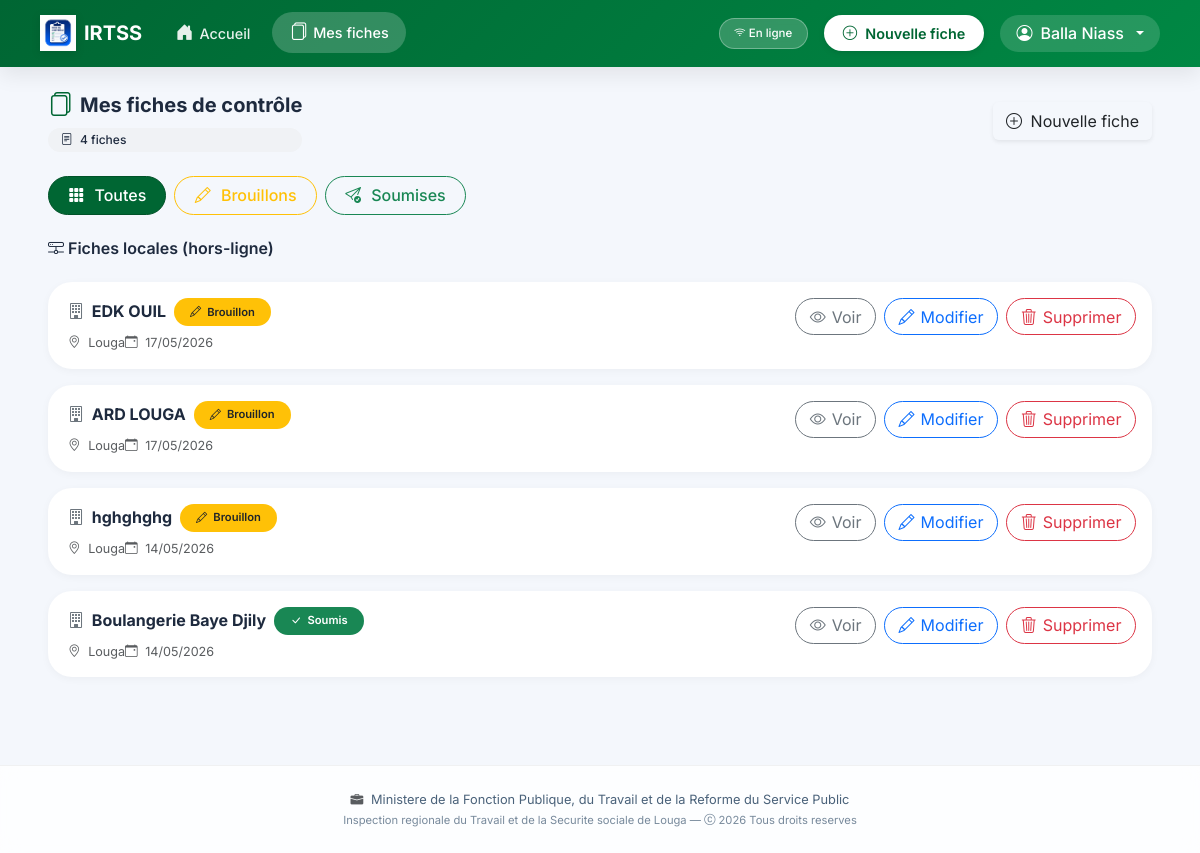
Before: /fiches/ (signed in) with the older database file.
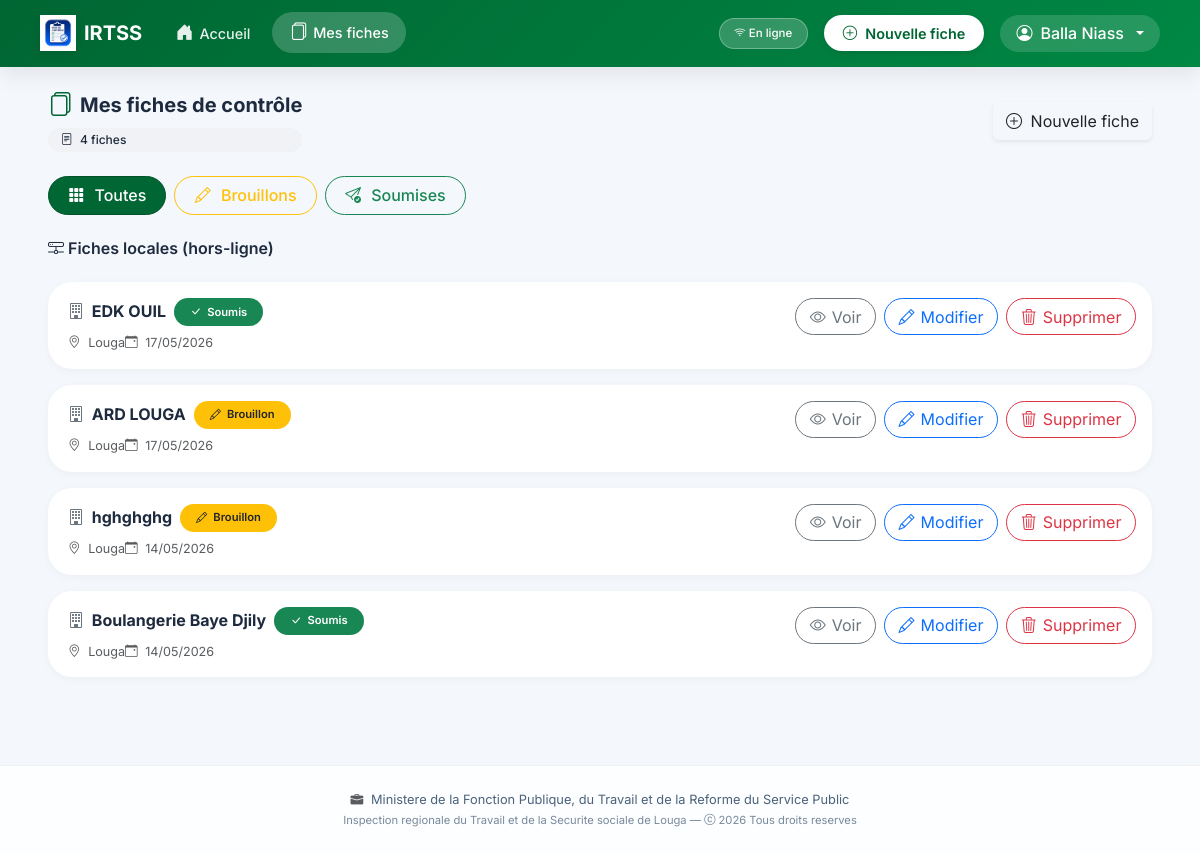
After: the same page with the newer database file.
### inspection/models.py (models this page shows, shortened)
class FicheControle(models.Model):
    STATUT_CHOICES = [
        ('brouillon', 'Brouillon'),
        ('soumis', 'Soumis'),
    ]
    inspecteur = models.ForeignKey(User, on_delete=models.CASCADE, related_name='fiches')
    entreprise = models.CharField(max_length=255, verbose_name="Entreprise ou Établissement")
    date_controle = models.DateField(verbose_name="Date du contrôle")
    lieu = models.CharField(max_length=100, default="Louga", verbose_name="Lieu")
    statut = models.CharField(max_length=20, choices=STATUT_CHOICES, default='brouillon')
    local_id = models.CharField(max_length=100, blank=True, null=True)
    adresse = models.TextField(blank=True)
    telephone = models.CharField(max_length=50, blank=True)
    email_entreprise = models.EmailField(blank=True)
    date_ouverture = models.DateField(null=True, blank=True)
    forme_juridique = models.CharField(max_length=100, blank=True)
    activite_principale = models.CharField(max_length=200, blank=True)
    chef_nom = models.CharField(max_length=200, blank=True, verbose_name="Chef d'établissement - Prénom et Nom")
    chef_cellulaire = models.CharField(max_length=50, blank=True)
    chef_email = models.EmailField(blank=True)
    representant_nom = models.CharField(max_length=200, blank=True, verbose_name="Représentant travailleurs - Prénom et Nom")
    representant_qualite = models.CharField(max_length=100, blank=True)
    representant_cellulaire = models.CharField(max_length=50, blank=True)
    representant_email = models.EmailField(blank=True)
    doe = models.CharField(max_length=3, blank=True, verbose_name="Déclaration d'Ouverture d'Établissement (DOE)")
    registre_paie = models.CharField(max_length=3, blank=True)
    cadres_hommes = models.PositiveIntegerField(null=True, blank=True, default=0)
    cadres_femmes = models.PositiveIntegerField(null=True, blank=True, default=0)
    ouvriers_hommes = models.PositiveIntegerField(null=True, blank=True, default=0)
    ouvriers_femmes = models.PositiveIntegerField(null=True, blank=True, default=0)
    cdi = models.PositiveIntegerField(null=True, blank=True, default=0, verbose_name="CDI")
    cdd = models.PositiveIntegerField(null=True, blank=True, default=0, verbose_name="CDD")
    cs = models.PositiveIntegerField(null=True, blank=True, default=0, verbose_name="CS")
    c_app = models.PositiveIntegerField(null=True, blank=True, default=0, verbose_name="C APP")
    autres_contrats = models.PositiveIntegerField(null=True, blank=True, default=0, verbose_name="Autres")
    remuneration_au_temps_1 = models.BooleanField(default=False)
    remuneration_au_temps_2 = models.BooleanField(default=False)
    remuneration_a_la_piece_1 = models.BooleanField(default=False)
    remuneration_a_la_piece_2 = models.BooleanField(default=False)
    remuneration_les_deux_1 = models.BooleanField(default=False)
    remuneration_les_deux_2 = models.BooleanField(default=False)
    salaires_conformes_1 = models.CharField(max_length=3, blank=True)
    salaires_conformes_2 = models.CharField(max_length=3, blank=True)
    bulletins_paie_1 = models.CharField(max_length=3, blank=True)
    bulletins_paie_2 = models.CharField(max_length=3, blank=True)
    heures_sup_1 = models.CharField(max_length=3, blank=True)
    heures_sup_2 = models.CharField(max_length=3, blank=True)
    prime_anciennete_1 = models.CharField(max_length=3, blank=True)
    prime_anciennete_2 = models.CharField(max_length=3, blank=True)
    jours_feries_1 = models.CharField(max_length=3, blank=True)
    jours_feries_2 = models.CharField(max_length=3, blank=True)
    indemnites_transport_1 = models.CharField(max_length=3, blank=True)
    indemnites_transport_2 = models.CharField(max_length=3, blank=True)
    horaires_affiches_1 = models.CharField(max_length=3, blank=True)
    horaires_affiches_2 = models.CharField(max_length=3, blank=True)
    amenagement_8h_5j_1 = models.CharField(max_length=3, blank=True)
    amenagement_8h_5j_2 = models.CharField(max_length=3, blank=True)
    amenagement_6h40_6j_1 = models.CharField(max_length=3, blank=True)
    amenagement_6h40_6j_2 = models.CharField(max_length=3, blank=True)
    pause_quotidienne_1 = models.CharField(max_length=3, blank=True)
    pause_quotidienne_2 = models.CharField(max_length=3, blank=True)
    repos_hebdomadaire_1 = models.CharField(max_length=3, blank=True)
    repos_hebdomadaire_2 = models.CharField(max_length=3, blank=True)
    declaration_css_1 = models.CharField(max_length=3, blank=True)
    declaration_css_2 = models.CharField(max_length=3, blank=True)
    adhesion_css_1 = models.CharField(max_length=3, blank=True)
    adhesion_css_2 = models.CharField(max_length=3, blank=True)
    adhesion_ipres_1 = models.CharField(max_length=3, blank=True)
    adhesion_ipres_2 = models.CharField(max_length=3, blank=True)
    adhesion_ipm_1 = models.CharField(max_length=3, blank=True)
    adhesion_ipm_2 = models.CharField(max_length=3, blank=True)
    cotisations_css_1 = models.CharField(max_length=3, blank=True)
    cotisations_css_2 = models.CharField(max_length=3, blank=True)
    cotisations_ipres_1 = models.CharField(max_length=3, blank=True)
    cotisations_ipres_2 = models.CharField(max_length=3, blank=True)
    cotisations_ipm_1 = models.CharField(max_length=3, blank=True)
    cotisations_ipm_2 = models.CharField(max_length=3, blank=True)
    delegues_personnel_1 = models.CharField(max_length=3, blank=True)
    delegues_personnel_2 = models.CharField(max_length=3, blank=True)
    reglement_interieur_1 = models.CharField(max_length=3, blank=True)
    reglement_interieur_2 = models.CharField(max_length=3, blank=True)
    comite_hst_1 = models.CharField(max_length=3, blank=True)
    comite_hst_2 = models.CharField(max_length=3, blank=True)
    visite_medicale_1 = models.CharField(max_length=3, blank=True)
    visite_medicale_2 = models.CharField(max_length=3, blank=True)
    extincteurs_1 = models.CharField(max_length=3, blank=True)
    extincteurs_2 = models.CharField(max_length=3, blank=True)
    epi_disponible_1 = models.CharField(max_length=3, blank=True)
    epi_disponible_2 = models.CharField(max_length=3, blank=True)
    epi_effectif_1 = models.CharField(max_length=3, blank=True)
    epi_effectif_2 = models.CharField(max_length=3, blank=True)
    toilettes_1 = models.CharField(max_length=3, blank=True)
    toilettes_2 = models.CharField(max_length=3, blank=True)
    conges_1 = models.CharField(max_length=3, blank=True)
    conges_2 = models.CharField(max_length=3, blank=True)
    dasmo_bs_1 = models.CharField(max_length=3, blank=True)
    dasmo_bs_2 = models.CharField(max_length=3, blank=True)
    observations_divers = models.TextField(blank=True)
    observations_generales = models.TextField(blank=True)
    suite_observations_orales = models.BooleanField(default=False)
    suite_observations_ecrites = models.BooleanField(default=False)
    suite_mise_en_demeure = models.BooleanField(default=False)
    suite_pv_infraction = models.BooleanField(default=False)
    suite_refere = models.BooleanField(default=False)
    delai_reception = models.BooleanField(default=False)
    delai_un_mois = models.BooleanField(default=False)
    delai_autres = models.BooleanField(default=False)
    delai_autres_precision = models.CharField(max_length=200, blank=True)
    signature_equipe = models.CharField(max_length=200, blank=True)
    signature_gerant = models.CharField(max_length=200, blank=True)
    created_at = models.DateTimeField(auto_now_add=True)
    updated_at = models.DateTimeField(auto_now=True)
    class Meta:
        ordering = ['-created_at']
        verbose_name = "Fiche de contrôle"
        verbose_name_plural = "Fiches de contrôle"

### inspection/views.py (the view)
# urls.py: path('fiches/', views.liste_fiches, name='liste_fiches'),
@login_required
def liste_fiches(request):
    user = request.user
    fiches = FicheControle.objects.all().select_related('inspecteur') if user.is_staff \
             else FicheControle.objects.filter(inspecteur=user)
    statut = request.GET.get('statut', '')
    if statut:
        fiches = fiches.filter(statut=statut)
    return render(request, 'inspection/liste_fiches.html', {'fiches': fiches, 'statut_filtre': statut})

### templates/inspection/liste_fiches.html (shortened to what this page needs)
{% extends 'inspection/base.html' %}
{% load static %}
{% block content %}
<div class="container-fluid px-3 px-lg-4">
  <div class="d-flex flex-wrap align-items-center justify-content-between mb-4 gap-2">
    <div>
      <h5 class="fw-bold mb-0 d-flex align-items-center gap-2">
        <i class="bi bi-files text-senegal fs-4"></i>
        Mes fiches de contrôle
      </h5>
      <div class="compteur-filtre mt-2">
        <i class="bi bi-file-text me-1"></i> {{ fiches|length }} fiche{{ fiches|pluralize }}
      </div>
    </div>
    <a href="{% url 'nouvelle_fiche' %}" class="btn btn-senegal-soft shadow-sm">
      <i class="bi bi-plus-circle me-1"></i> Nouvelle fiche
    </a>
  </div>
  <div class="mb-4 d-flex flex-wrap gap-2">
    <a href="{% url 'liste_fiches' %}"
       class="btn filter-btn {% if not statut_filtre %}btn-senegal text-white{% else %}btn-outline-secondary{% endif %}">
      <i class="bi bi-grid-3x3-gap-fill"></i> Toutes
    </a>
    <a href="?statut=brouillon"
       class="btn filter-btn {% if statut_filtre == 'brouillon' %}btn-warning text-dark{% else %}btn-outline-warning{% endif %}">
      <i class="bi bi-pencil"></i> Brouillons
    </a>
    <a href="?statut=soumis"
       class="btn filter-btn {% if statut_filtre == 'soumis' %}btn-success text-white{% else %}btn-outline-success{% endif %}">
      <i class="bi bi-send-check"></i> Soumises
    </a>
  </div>
  <div id="local-fiches-section" class="mb-4">
    <h6 class="fw-semibold mb-2"><i class="bi bi-hdd-network me-1"></i>Fiches locales (hors-ligne)</h6>
  </div>
  {% if fiches %}
    {% for fiche in fiches %}
    <div class="fiche-card p-3">
      <div class="d-flex flex-wrap justify-content-between align-items-start gap-3">
        <div class="flex-grow-1">
          <div class="d-flex flex-wrap align-items-center gap-2 mb-2">
            <h6 class="fw-bold mb-0">
              <i class="bi bi-building me-1 text-secondary"></i>
              {{ fiche.entreprise }}
            </h6>
            <span class="fiche-badge {% if fiche.statut == 'soumis' %}bg-success text-white{% else %}bg-warning text-dark{% endif %}">
              {% if fiche.statut == 'soumis' %}
                <i class="bi bi-check-lg"></i> Soumis
              {% else %}
                <i class="bi bi-pencil"></i> Brouillon
              {% endif %}
            </span>
          </div>
          <div class="small text-muted d-flex flex-wrap gap-x-3 gap-y-1">
            <span><i class="bi bi-geo-alt me-1"></i> {{ fiche.lieu|default:"Lieu non renseigné" }}</span>
            <span><i class="bi bi-calendar-event me-1"></i> {{ fiche.date_controle|date:"d/m/Y" }}</span>
          </div>
        </div>
        <div class="d-flex gap-2">
          <a href="{% url 'detail_fiche' fiche.pk %}" class="btn btn-outline-secondary btn-icon" title="Voir">
            <i class="bi bi-eye"></i> <span class="d-none d-sm-inline">Voir</span>
          </a>
          <a href="{% url 'modifier_fiche' fiche.pk %}" class="btn btn-outline-primary btn-icon" title="Modifier">
            <i class="bi bi-pencil"></i> <span class="d-none d-sm-inline">Modifier</span>
          </a>
          <a href="{% url 'supprimer_fiche' fiche.pk %}" class="btn btn-outline-danger btn-icon" title="Supprimer">
            <i class="bi bi-trash3"></i> <span class="d-none d-sm-inline">Supprimer</span>
          </a>
        </div>
      </div>
    </div>
    {% endfor %}
  {% endif %}
</div>
{% endblock %}

Changed rows visible on the page:
changed FicheControle "EDK OUIL": statut "Brouillon" → "Soumis"
